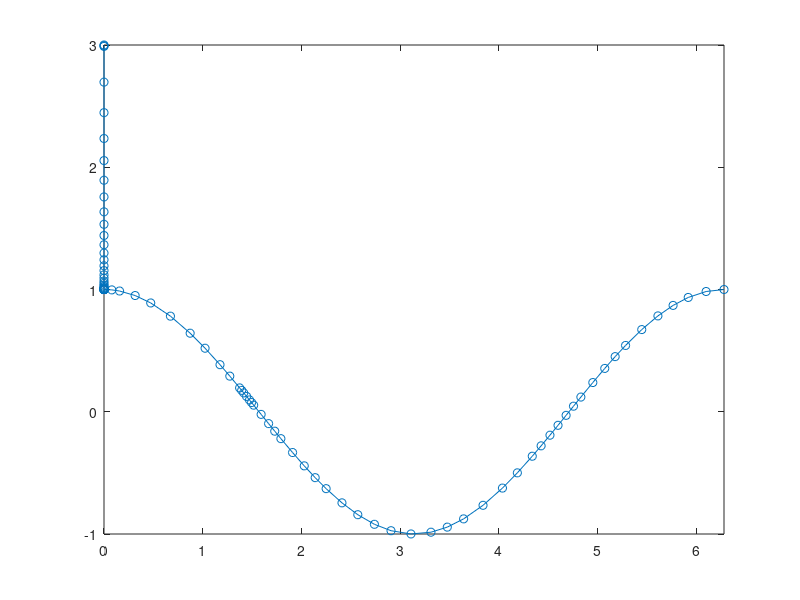

The MATLAB source for this figure: (Note: this script raises an error after producing the figure.)
function varargout = TR_BDF2(fun,tspan,x0,options)
    
    if nargin<4
        options = [];        
        if nargin == 0 % Test of function
            c = -10e10;
            options = {...
                'refine',1,...
                'Rel_TOL',1e-3,...
                'Abs_TOL',1e-6,...
                'Do_Plots',true,...
                'Do_Waitbar',true,...
                'dfun',@(t,x)c};
            fun = @(t,x)(c*(x-cos(t))-sin(t));
            tspan = [0 2*pi];
            x0 = 3;
        end
    end
    
    [mu,min_dt,max_dt,Newton_TOL,Rel_TOL,Abs_TOL,dfun,refine_n,do_plots,...
        do_waitbar] = ...
        getOptions(options);
    
    num_eqs = length(x0);
    k_mu = (-3*mu^2 + 4*mu - 2)/(12*(2-mu));
    pow = 1/(2+1);
    nEval = 0;
    nFail = 0;
    waitbar_k = 0;
    
    x_out(1,:) = x0;
    t_out(1,1) = tspan(1);
    x = x0(:);
    t = tspan(1);
    dt = 16*(min_dt);
    done = false;
    Max_Newton_Its = 500;
    N_Tries = 0;
    while ~done
        
        min_dt = max(eps(t),min_dt);
        
        N_Tries = N_Tries + 1;
        if t+dt>tspan(end)
            dt = tspan(end)-t;
            done = true;
        end
        
        f = feval(fun,t,x);
        nEval = nEval + 1;
        delta = ones(num_eqs,1);
        x_guess = x;
        a1 = mu*dt/2;
        
        num_its = 0;
        N_Failed = false;
        while norm(delta,inf)>Newton_TOL && num_its < Max_Newton_Its
            num_its = num_its + 1;
            f_mu = feval(fun,t+mu*dt,x_guess);
            [df,jac_evals] = jac(fun,dfun,t+mu*dt,x_guess);
            delta = (a1*df-eye(num_eqs))\(x + a1*(f+f_mu)-x_guess);
            x_guess = x_guess - delta;
            
            nEval = nEval + 1 + jac_evals;
            
        end
        if num_its >= Max_Newton_Its
            N_Failed = true;
        end
        
        delta = ones(num_eqs,1);
        a1 = (1-mu)*dt/(2-mu);
        a2 = 1/(mu*(2-mu));
        a3 = a2*(1-mu)^2;
        
        f_mu = feval(fun,t+mu*dt,x_guess);
        nEval = nEval + 1;
        x_mu = x_guess;
        
        num_its = 0;
        while norm(delta,inf)>Newton_TOL && num_its < Max_Newton_Its && ~N_Failed
            num_its = num_its + 1;
            f_n = feval(fun,t+dt,x_guess);
            [df,jac_evals] = jac(fun,dfun,t+dt,x_guess);
            delta = (a1*df-eye(num_eqs))\(a1*f_n + a2*x_mu - a3*x - x_guess);
            x_guess = x_guess - delta;
            
            nEval = nEval + 1 + jac_evals;
            
        end
        if num_its >= Max_Newton_Its
            N_Failed = true;
        end        
        
        f_n = feval(fun,t+dt,x_guess);
        f_error = 2*k_mu*dt*(f/mu - f_mu/(mu*(1-mu)) + f_n/(1-mu));
        nEval = nEval + 1;
        if N_Failed 
            r = 10;
        else
            r = norm(f_error,inf)/(Rel_TOL*norm(x_guess,inf)+Abs_TOL);
        end
        
        if r<=2
            [t_new,x_new] = refine_grid(t,x,t+dt,x_guess,f,f_n,refine_n);
            x_out((end+1):(end+refine_n+1),:) = x_new;
            t_out((end+1):(end+refine_n+1),1) = t_new;
            
            if(do_plots)
                plot(t_out,x_out,'-o');
                xlim([tspan(1),tspan(end)])
                drawnow;
            end
            
            if(do_waitbar)
                if waitbar_k==0
                    wait_vals = linspace(tspan(1),tspan(end),500);
                    wait_h = waitbar(0,'Solving System...');
                    waitbar_k = 1;
                end
                if t+dt>wait_vals(waitbar_k)
                    waitbar_k = find(wait_vals>t+dt,1);
                    if isempty(waitbar_k)
                        waitbar(1,wait_h);
                    else
                        waitbar(wait_vals(waitbar_k-1)/tspan(end),wait_h);
                    end
                end
            end                
            
            t = t + dt;
            x = x_guess;
            N_Tries = 0;
        else
            done = false;
            nFail = nFail + 1;
        end
        
        if r < 0
            dt = 2*dt;
        else
            dt = 0.95*dt/(r^pow+eps);
        end
        
        dt = min(max_dt,dt);
        dt = max(min_dt,dt);
        
        if N_Tries > 500
            break
        end
        
    end
    
    if nargout > 1
        varargout{1} = t_out;
        varargout{2} = x_out;
    elseif nargout > 0
        SOL.t = t_out;
        SOL.x = x_out;
        SOL.n_fevals = nEval;
        SOL.n_Steps  = length(t_out)-1;
        SOL.n_Failed = nFail;
        varargout{1} = SOL;
    else
        plot(t_out,x_out,'-o')
        xlim([tspan(1),tspan(end)])
    end
    
    if(do_waitbar)
        delete(wait_h)
    end
    
end

function [mu,min_dt,max_dt,Newton_TOL,Rel_TOL,Abs_TOL,dfun,refine_n,...
    do_plots,do_waitbar] = ...
        getOptions(options)

    mu = 2-sqrt(2);
    min_dt = 16*eps;
    max_dt = inf;
    Newton_TOL = 1e-10;
    Rel_TOL = 1e-3;
    Abs_TOL = 1e-6;
    dfun = [];
    refine_n = 0;
    do_plots = false;
    do_waitbar = false;
    
    m = 1;
    while m < length(options)
        switch options{m}
            case 'dfun'
                dfun = options{m+1};
            case 'mu'
                mu = options{m+1};
                if mu==0 || mu==1
                    error 'Valid values for mu are 0<mu<1'
                end
            case 'refine'
                refine_n = options{m+1};
                if refine_n<0||(floor(refine_n)-refine_n)~=0
                    error('refine must be a positive integer')
                end
            case 'min_dt'
                min_dt = options{m+1};
            case 'max_dt'
                max_dt = options{m+1};
            case 'Newton_TOL'
                Newton_TOL = options{m+1};
            case 'Rel_TOL' 
                Rel_TOL = options{m+1};
            case 'Abs_TOL'
                Abs_TOL = options{m+1};
            case 'Do_Plots'
                do_plots = options{m+1};
            case 'Do_Waitbar'
                do_waitbar = options{m+1};
        end
        m = m + 2;
    end
end

function [t_new,x_new] = refine_grid(t0,x0,t1,x1,dx0,dx1,n)

    if n > 0
        
        x0 = x0';
        x1 = x1';
        
        dx0 = dx0';
        dx1 = dx1';    
        
        h = t1-t0;

        t_new(:,1) = t0:(h/(n+1)):t1;
        t = (t_new-t0)./h;

        h00 = my_horn([2 -3 0 1],t);
        h10 = h*my_horn([1 -2 1 0],t);
        h01 = my_horn([-2 3 0 0],t);
        h11 = h*my_horn([1 -1 0 0],t);

        x_new = h00*x0 + h10*dx0 + h01*x1 + h11*dx1;
    
        t_new = t_new(2:end);
        x_new = x_new(2:end,:);
        
    else
        
        t_new = t1;
        x_new = x1;
        
    end
    
end

function [jac,evals] = jac(fun,dfun,t,x)

    if isempty(dfun)
        n = length(x);
        fx = fun(t,x);
        xn = x;
        jac = zeros(length(x));
        step = 1e-6;
        for m = 1:n
            xn(m) = xn(m) + step;
            jac(:,m) = (fun(t,xn)-fx)/step;
            xn(m) = x(m);
        end
        evals = n + 1;
    else
        if isa(dfun,'function_handle')
            jac = feval(dfun,t,x);
            evals = 1;
        else
            jac = dfun;
            evals = 0;
        end
    end
    
end

function polval = my_horn(P,t)
    polval = zeros(length(t),1);
    polval(:) = P(1);
    for k = 2:length(P)
        polval = t.*polval + P(k);
    end
end